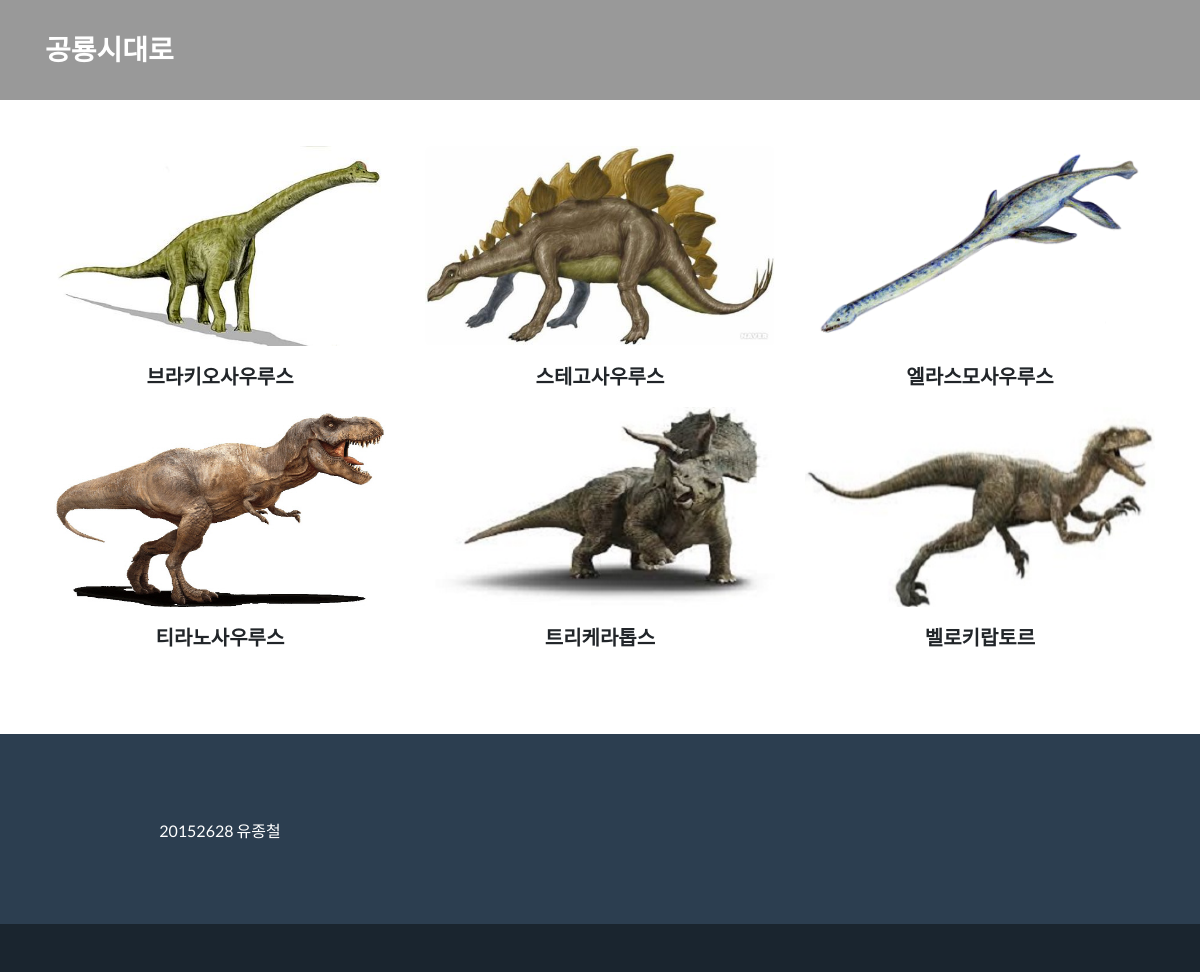
Page /list/ on the committed database.
### dinolists/models.py (models this page shows)
class Dinolist(models.Model):
    image = models.ImageField(upload_to='images/')
    name = models.CharField(max_length=30)
    overview = models.CharField(max_length=5000)
    character = models.CharField(max_length=5000)

### dinolists/views.py (the view)
# urls.py: path('list/',dinolists.views.dlist),
def dlist(request):
	dinolists = Dinolist.objects
	return render(request, 'list.html', {'dinolists' : dinolists.all, 'count': range(dinolists.count())})

### dinolists/templates/list.html (shortened to what this page needs)
{% load static %}
<!DOCTYPE html>
<html lang="en">
<head>
<link  href="{% static 'freelancer.min.css' %}" rel="stylesheet">
  <link href="vendor/fontawesome-free/css/all.min.css" rel="stylesheet" type="text/css">
</head>
<body id="page-top" style="background-image: url({% static 'green.jpg' %});">
  <nav class="fixed-top" id="mainNav">
    <div class="container">
      <a class="navbar-brand js-scroll-trigger" href="/">공룡시대로</a>
    </div>
  </nav>
  <header>
  </header>
  <section class="page-section portfolio" id="portfolio">
    <div class="container">
      <div class="row">
      {% for i in dinolists %}
        <div class="col-md-6 col-lg-4">
          <div id="cap" class="portfolio-item mx-auto" style="margin-bottom:15px;">
            <a href="../detail/{{i.name}}"><img class="img-fluid" src='{{i.image.url}}' style ="width:400px; height:200px; "        alt=""></a>
          </div>
          <p style="text-align:center; font-weight:900;font-size:20px">{{i.name}}</p>
        </div>
      {% endfor %}
    </div>
  </section>
  <footer class="footer text-center">
    <div class="container">
      <div class="row">
        <div class="col-lg-4">
        <p class="lead mb-0">
        <small>20152628 유종철</small></p>
        </div>
      </div>
    </div>
  </footer>
  <section class="copyright py-4 text-center text-white">
  </section>
</body>
</html>

### dinolists/templates/list.html (style rules this page uses)
header { padding-top: 50px; }
body { background-image: url('green.jpg'); background-repeat: no-repeat; background-position: center center; background-size: cover; }
.fixed-top { position: fixed; top: 0; right: 0; left: 0; z-index: 1030; background-color:opacity : 0.5 gray; }
#mainNav { padding-top: 1rem; padding-bottom: 1rem; font-family: "Montserrat", -apple-system, BlinkMacSystemFont, "Segoe UI", Roboto, "Helvetica Neue", Arial, "Noto Sans", sans-serif, "Apple Color Emoji", "Segoe UI Emoji", "Segoe UI Symbol", "Noto Color Emoji"; font-weight: 700; opacity: 0.8; background-color: gray; }

### rows in the picture
Dinolist: image (picture), name "브라키오사우루스"
Dinolist: image (picture), name "스테고사우루스"
Dinolist: image (picture), name "엘라스모사우루스"
Dinolist: image (picture), name "티라노사우루스"
Dinolist: image (picture), name "트리케라톱스"
Dinolist: image (picture), name "벨로키랍토르"
